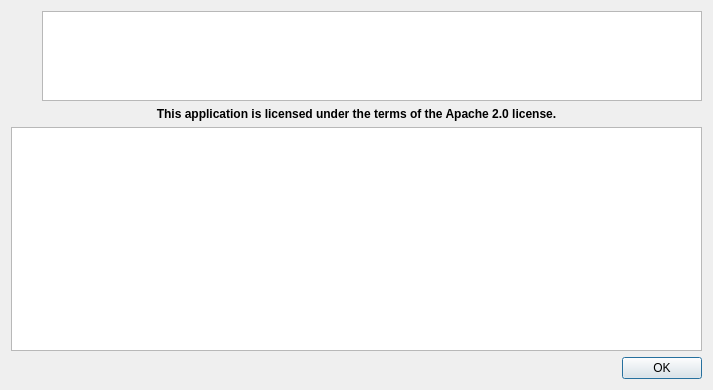
<?xml version="1.0" encoding="UTF-8"?>
<ui version="4.0">
 <author>Chris Mowers</author>
 <comment>
 </comment>
 <class>AboutBox</class>
 <widget class="QDialog" name="AboutBox">
  <property name="geometry">
   <rect>
    <x>0</x>
    <y>0</y>
    <width>713</width>
    <height>390</height>
   </rect>
  </property>
  <property name="windowTitle">
   <string>About Q Light Controller Plus</string>
  </property>
  <property name="windowIcon">
   <iconset resource="qlcui.qrc">
    <normaloff>:/qlcplus.png</normaloff>:/qlcplus.png</iconset>
  </property>
  <layout class="QGridLayout" name="gridLayout">
   <item row="0" column="0" rowspan="4">
    <widget class="QLabel" name="label">
     <property name="sizePolicy">
      <sizepolicy hsizetype="Maximum" vsizetype="Preferred">
       <horstretch>0</horstretch>
       <verstretch>0</verstretch>
      </sizepolicy>
     </property>
     <property name="text">
      <string/>
     </property>
     <property name="pixmap">
      <pixmap resource="qlcui.qrc">:/qlcplus.png</pixmap>
     </property>
     <property name="scaledContents">
      <bool>false</bool>
     </property>
     <property name="alignment">
      <set>Qt::AlignLeading|Qt::AlignLeft|Qt::AlignTop</set>
     </property>
    </widget>
   </item>
   <item row="0" column="1">
    <widget class="QLabel" name="m_titleLabel">
     <property name="font">
      <font>
       <pointsize>14</pointsize>
       <weight>75</weight>
       <bold>true</bold>
      </font>
     </property>
     <property name="text">
      <string/>
     </property>
     <property name="alignment">
      <set>Qt::AlignBottom|Qt::AlignLeading|Qt::AlignLeft</set>
     </property>
    </widget>
   </item>
   <item row="0" column="2" rowspan="4">
    <widget class="QListWidget" name="m_contributors">
     <property name="sizePolicy">
      <sizepolicy hsizetype="Expanding" vsizetype="Ignored">
       <horstretch>0</horstretch>
       <verstretch>0</verstretch>
      </sizepolicy>
     </property>
     <property name="toolTip">
      <string>Contributors</string>
     </property>
    </widget>
   </item>
   <item row="1" column="1">
    <widget class="QLabel" name="m_versionLabel">
     <property name="font">
      <font>
       <pointsize>14</pointsize>
       <weight>75</weight>
       <italic>false</italic>
       <bold>true</bold>
      </font>
     </property>
     <property name="text">
      <string/>
     </property>
     <property name="alignment">
      <set>Qt::AlignLeading|Qt::AlignLeft|Qt::AlignTop</set>
     </property>
    </widget>
   </item>
   <item row="2" column="1">
    <widget class="QLabel" name="m_copyrightLabel">
     <property name="textFormat">
      <enum>Qt::RichText</enum>
     </property>
    </widget>
   </item>
   <item row="3" column="1">
    <widget class="QLabel" name="m_websiteLabel"/>
   </item>
   <item row="4" column="0" colspan="3">
    <widget class="QLabel" name="m_licenseLabel">
     <property name="sizePolicy">
      <sizepolicy hsizetype="Preferred" vsizetype="Preferred">
       <horstretch>0</horstretch>
       <verstretch>0</verstretch>
      </sizepolicy>
     </property>
     <property name="font">
      <font>
       <weight>75</weight>
       <bold>true</bold>
      </font>
     </property>
     <property name="text">
      <string>This application is licensed under the terms of the Apache 2.0 license.</string>
     </property>
     <property name="alignment">
      <set>Qt::AlignCenter</set>
     </property>
    </widget>
   </item>
   <item row="5" column="0" colspan="3">
    <widget class="QTextBrowser" name="m_licenseBrowser">
     <property name="html">
      <string notr="true"></string>
     </property>
    </widget>
   </item>
   <item row="6" column="0" colspan="3">
    <widget class="QDialogButtonBox" name="m_buttonBox">
     <property name="orientation">
      <enum>Qt::Horizontal</enum>
     </property>
     <property name="standardButtons">
      <set>QDialogButtonBox::Ok</set>
     </property>
    </widget>
   </item>
  </layout>
 </widget>
 <resources>
  <include location="qlcui.qrc"/>
  <include location="qlcui.qrc"/>
 </resources>
 <connections>
  <connection>
   <sender>m_buttonBox</sender>
   <signal>accepted()</signal>
   <receiver>AboutBox</receiver>
   <slot>accept()</slot>
   <hints>
    <hint type="sourcelabel">
     <x>248</x>
     <y>254</y>
    </hint>
    <hint type="destinationlabel">
     <x>157</x>
     <y>274</y>
    </hint>
   </hints>
  </connection>
  <connection>
   <sender>m_buttonBox</sender>
   <signal>rejected()</signal>
   <receiver>AboutBox</receiver>
   <slot>reject()</slot>
   <hints>
    <hint type="sourcelabel">
     <x>316</x>
     <y>260</y>
    </hint>
    <hint type="destinationlabel">
     <x>286</x>
     <y>274</y>
    </hint>
   </hints>
  </connection>
 </connections>
</ui>
